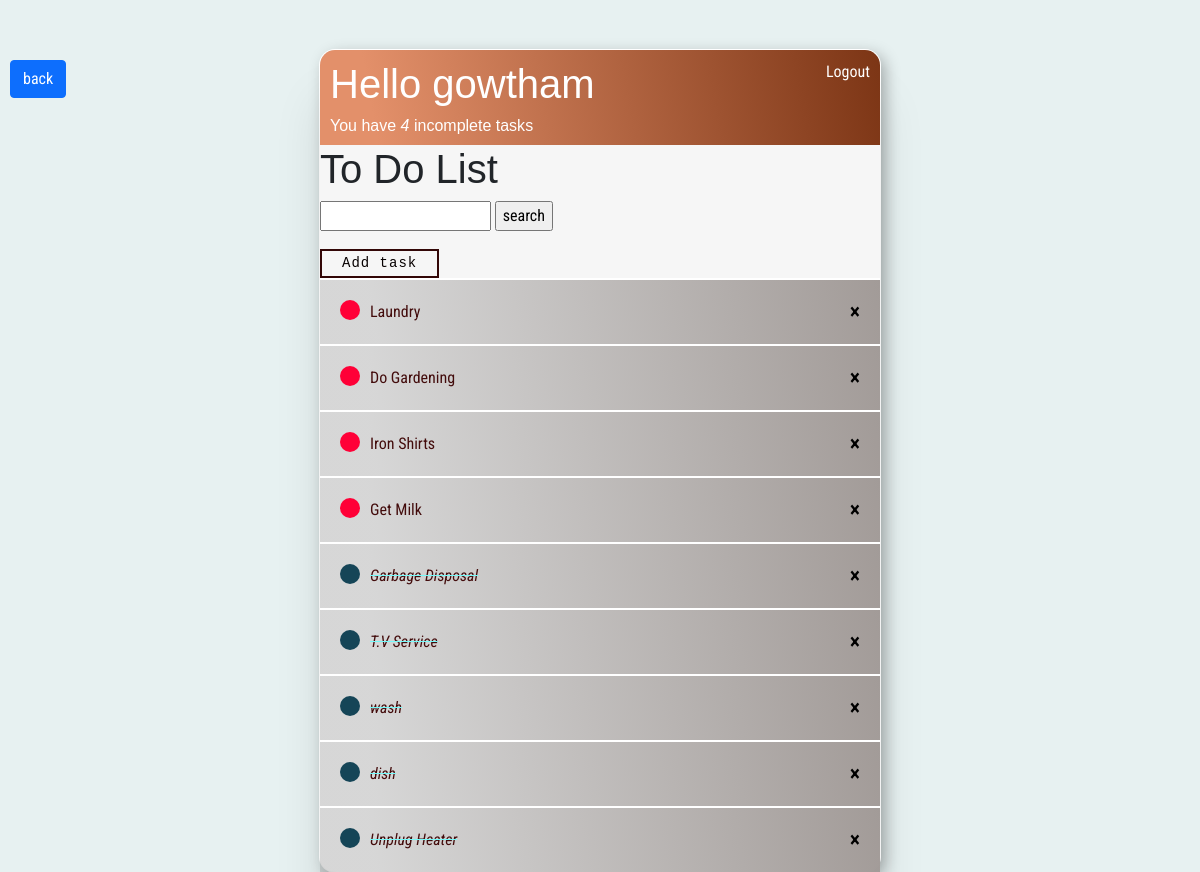
The app's page / (signed in) with its own data.
### accounts/models.py (models this page shows)
class Task(models.Model):
    user = models.ForeignKey(User,on_delete=models.CASCADE,null=True,blank=True)
    title=models.CharField(max_length=250)
    description=models.TextField(null=True,blank=True)
    complete=models.BooleanField(default=False)
    created=models.DateTimeField(auto_now_add=True)
    date=models.DateTimeField(auto_now_add=datetime)
    def __str__(self):
        return self.title
    class Meta:
        ordering = ['complete']

### accounts/views.py (the view)
# urls.py: path('',TaskList.as_view(),name='tasks'),
class TaskList(LoginRequiredMixin,ListView):
    model = Task
    template_name = 'home.html'
    context_object_name = 'i'
    def get_context_data(self, **kwargs):
        context =super().get_context_data(**kwargs)
        context['i']=context['i'].filter(user=self.request.user)
        context['count']=context['i'].filter(complete=False).count()
        search_input=self.request.GET.get('search_area') or ''
        if search_input:
            context['i']= context['i'].filter(title__icontains=search_input)
        context['search_input']=search_input
        return context

### template/home.html (shortened to what this page needs)
{% extends 'main.html' %}
{% block content %}
<div class="header-bar">
    <div>
        <h1>Hello {{request.user}}</h1>
        <h6 style="margin:0%;">You have <i>{{count}}</i> incomplete task{{count|pluralize:"s"}}</h6>
    </div>
    {% if request.user.is_authenticated %}
    <a style="color:white; text-decoration:none;" href="{% url 'logout' %}">Logout</a>
    {% else %}
    <a href="{% url 'login' %}">Login</a>
    {% endif %}
</div>
<h1>To Do List</h1>
<div class="row">
    <form method="GET">
        <input type="text" name="search_area" value="{{search_input}}">
        <input type="submit" value="search">
    </form>
    <br>
    <br><a style="text-decoration:none;" href="{% url 'task_create' %}">
        <div id="outer">
            <div class="button_slide slide_right">
                Add task
            </div>
    </a>
</div>
</div>
<div class="task-item-wrapper">
    {% for item in i %}
    <div class="task-wrapper">
        {% if item.complete %}
        <div class="task-title">
            <div class="task-complete-icon"></div>
            <i><s><a href="{% url 'task_update' item.id %}">{{item}}</a></s></i>
        </div>
        <a class="delete-link" href="{% url 'task_delete' item.id %}">&#215;</a>
        {% else %}
        <div class="task-title">
            <div class="task-incomplete-icon"></div>
            <a href="{% url 'task_update' item.id %}">{{item}}</a>
        </div>
        <a class="delete-link" href="{% url 'task_delete' item.id %}">&#215;</a>
        {% endif %}
    </div>
    {% empty %}
    <h3>Nothing to add</h3>
    {% endfor %}
</div>
{% endblock %}

### template/main.html (shortened to what this page needs)
<!doctype html>
<html lang="en">
<head>
    <link href="https://cdn.jsdelivr.net/npm/bootstrap@5.0.2/dist/css/bootstrap.min.css" rel="stylesheet"
>
</head>
<body>
    <input type=button style="float:left;margin: 10px;" value="back" class="btn btn-primary"
        onClick="javascript:history.go(-1);">
    <div class="container1">
        {% block content %}
        {% endblock %}
</body>
</html>

### template/main.html (style rules this page uses)
body { background-color: #E7F1F1; font-family: 'Roboto Condensed', sans-serif; padding-top: 50px; }
.header-bar { display: flex; justify-content: space-between; color: #ffffff; padding: 10px; border-radius: 15px 15px 0 0; background: linear-gradient(80deg, #e3906a 10%, #7C3515 100%, #42332C 100%) }
h1, h2, h3, h4, h5, h6 { font-family: 'Raleway', sans-serif; }
a, p { color: #9e4444c1; }
.container1 { border-radius: 15px 15px 15px 15px; max-width: 560px; margin: auto; background-color: #F6F6F6; box-shadow: 0 3em 3em rgba(0, 0, 0, 0.1), 0 0 0 1px rgb(255, 255, 255), 0.3em .3em 1em rgba(0, 0, 0, 0.3); }
.task-wrapper { display: flex; justify-content: space-between; color: #74fafa; padding: 20px; align-items: center; border-top: 2px solid #ffffff; background: linear-gradient(80deg, rgba(146, 146, 146, 0.314) 10%, #a29b98 100%, #42332C 100%) }
.task-title { display: flex; }
.task-title a { text-decoration: none; color: #430c0c; margin-left: 10px; }
.task-complete-icon { height: 20px; width: 20px; background-color: rgb(21, 69, 87); border-radius: 50%; }
.task-incomplete-icon { height: 20px; width: 20px; background-color: rgb(255, 0, 55); border-radius: 50%; }
.delete-link { color: #000000; text-decoration: none; font-weight: 600; font-size: 22px; line-height: 0; }
.button_slide { color: #070101; border: 2px solid rgb(51, 7, 7); border-radius: 0px; padding: 2px 20px; display: inline-block; font-family: "Lucida Console", Monaco, monospace; font-size: 14px; letter-spacing: 1px; cursor: pointer; box-shadow: inset 0 0 0 0 #083c5e; -webkit-transition: ease-out 0.4s; -moz-transition: ease-out 0.4s; transition: ease-out 0.4s; }

### records on screen
Task: title "Laundry"
Task: title "Do Gardening"
Task: title "Iron Shirts"
Task: title "Get Milk"
Task: title "Garbage Disposal"
Task: title "T.V Service"
Task: title "wash"
Task: title "dish"
Task: title "Unplug Heater"

### other values on screen
{{ request.user }} "gowtham"
{{ count }} "4"
